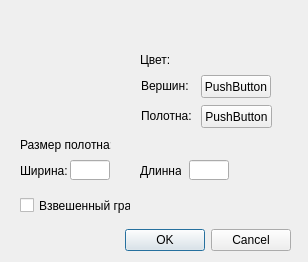
<?xml version="1.0" encoding="UTF-8"?>
<ui version="4.0">
 <class>SettingsDialog</class>
 <widget class="QDialog" name="SettingsDialog">
  <property name="geometry">
   <rect>
    <x>0</x>
    <y>0</y>
    <width>308</width>
    <height>262</height>
   </rect>
  </property>
  <property name="windowTitle">
   <string>Canvas settings</string>
  </property>
  <property name="windowIcon">
   <iconset resource="icons.qrc">
    <normaloff>:/images/settings.png</normaloff>:/images/settings.png</iconset>
  </property>
  <property name="toolTip">
   <string/>
  </property>
  <widget class="QDialogButtonBox" name="buttonBox">
   <property name="geometry">
    <rect>
     <x>120</x>
     <y>220</y>
     <width>171</width>
     <height>41</height>
    </rect>
   </property>
   <property name="orientation">
    <enum>Qt::Horizontal</enum>
   </property>
   <property name="standardButtons">
    <set>QDialogButtonBox::Cancel|QDialogButtonBox::Ok</set>
   </property>
  </widget>
  <widget class="QCheckBox" name="checkBox">
   <property name="geometry">
    <rect>
     <x>20</x>
     <y>190</y>
     <width>111</width>
     <height>31</height>
    </rect>
   </property>
   <property name="text">
    <string>Взвешенный граф</string>
   </property>
  </widget>
  <widget class="QPushButton" name="nodeColor">
   <property name="geometry">
    <rect>
     <x>201</x>
     <y>75</y>
     <width>70</width>
     <height>23</height>
    </rect>
   </property>
   <property name="text">
    <string>PushButton</string>
   </property>
  </widget>
  <widget class="QPushButton" name="BgColor">
   <property name="geometry">
    <rect>
     <x>201</x>
     <y>105</y>
     <width>71</width>
     <height>23</height>
    </rect>
   </property>
   <property name="text">
    <string>PushButton</string>
   </property>
  </widget>
  <widget class="QLabel" name="label">
   <property name="geometry">
    <rect>
     <x>141</x>
     <y>75</y>
     <width>71</width>
     <height>21</height>
    </rect>
   </property>
   <property name="text">
    <string>Вершин:</string>
   </property>
  </widget>
  <widget class="QLabel" name="label_2">
   <property name="geometry">
    <rect>
     <x>20</x>
     <y>160</y>
     <width>51</width>
     <height>21</height>
    </rect>
   </property>
   <property name="text">
    <string>Ширина:</string>
   </property>
  </widget>
  <widget class="QLabel" name="label_3">
   <property name="geometry">
    <rect>
     <x>141</x>
     <y>105</y>
     <width>71</width>
     <height>21</height>
    </rect>
   </property>
   <property name="text">
    <string>Полотна:</string>
   </property>
  </widget>
  <widget class="QLabel" name="label_4">
   <property name="geometry">
    <rect>
     <x>140</x>
     <y>160</y>
     <width>41</width>
     <height>21</height>
    </rect>
   </property>
   <property name="text">
    <string>Длинна:</string>
   </property>
  </widget>
  <widget class="QLineEdit" name="wCanvas">
   <property name="geometry">
    <rect>
     <x>70</x>
     <y>160</y>
     <width>40</width>
     <height>20</height>
    </rect>
   </property>
  </widget>
  <widget class="QLineEdit" name="hCanvas">
   <property name="geometry">
    <rect>
     <x>189</x>
     <y>160</y>
     <width>40</width>
     <height>20</height>
    </rect>
   </property>
  </widget>
  <widget class="QLabel" name="label_5">
   <property name="enabled">
    <bool>false</bool>
   </property>
   <property name="geometry">
    <rect>
     <x>20</x>
     <y>20</y>
     <width>111</width>
     <height>101</height>
    </rect>
   </property>
   <property name="sizePolicy">
    <sizepolicy hsizetype="Minimum" vsizetype="Minimum">
     <horstretch>0</horstretch>
     <verstretch>0</verstretch>
    </sizepolicy>
   </property>
   <property name="contextMenuPolicy">
    <enum>Qt::NoContextMenu</enum>
   </property>
   <property name="autoFillBackground">
    <bool>false</bool>
   </property>
   <property name="styleSheet">
    <string notr="true">image: url(:/images/settings.png);</string>
   </property>
   <property name="lineWidth">
    <number>0</number>
   </property>
   <property name="text">
    <string/>
   </property>
  </widget>
  <widget class="QLabel" name="label_6">
   <property name="geometry">
    <rect>
     <x>20</x>
     <y>130</y>
     <width>91</width>
     <height>30</height>
    </rect>
   </property>
   <property name="text">
    <string>Размер полотна:</string>
   </property>
  </widget>
  <widget class="QLabel" name="label_7">
   <property name="geometry">
    <rect>
     <x>140</x>
     <y>45</y>
     <width>40</width>
     <height>30</height>
    </rect>
   </property>
   <property name="text">
    <string>Цвет:</string>
   </property>
  </widget>
 </widget>
 <resources>
  <include location="icons.qrc"/>
 </resources>
 <connections>
  <connection>
   <sender>buttonBox</sender>
   <signal>accepted()</signal>
   <receiver>SettingsDialog</receiver>
   <slot>accept()</slot>
   <hints>
    <hint type="sourcelabel">
     <x>248</x>
     <y>254</y>
    </hint>
    <hint type="destinationlabel">
     <x>157</x>
     <y>274</y>
    </hint>
   </hints>
  </connection>
  <connection>
   <sender>buttonBox</sender>
   <signal>rejected()</signal>
   <receiver>SettingsDialog</receiver>
   <slot>reject()</slot>
   <hints>
    <hint type="sourcelabel">
     <x>316</x>
     <y>260</y>
    </hint>
    <hint type="destinationlabel">
     <x>286</x>
     <y>274</y>
    </hint>
   </hints>
  </connection>
 </connections>
</ui>
